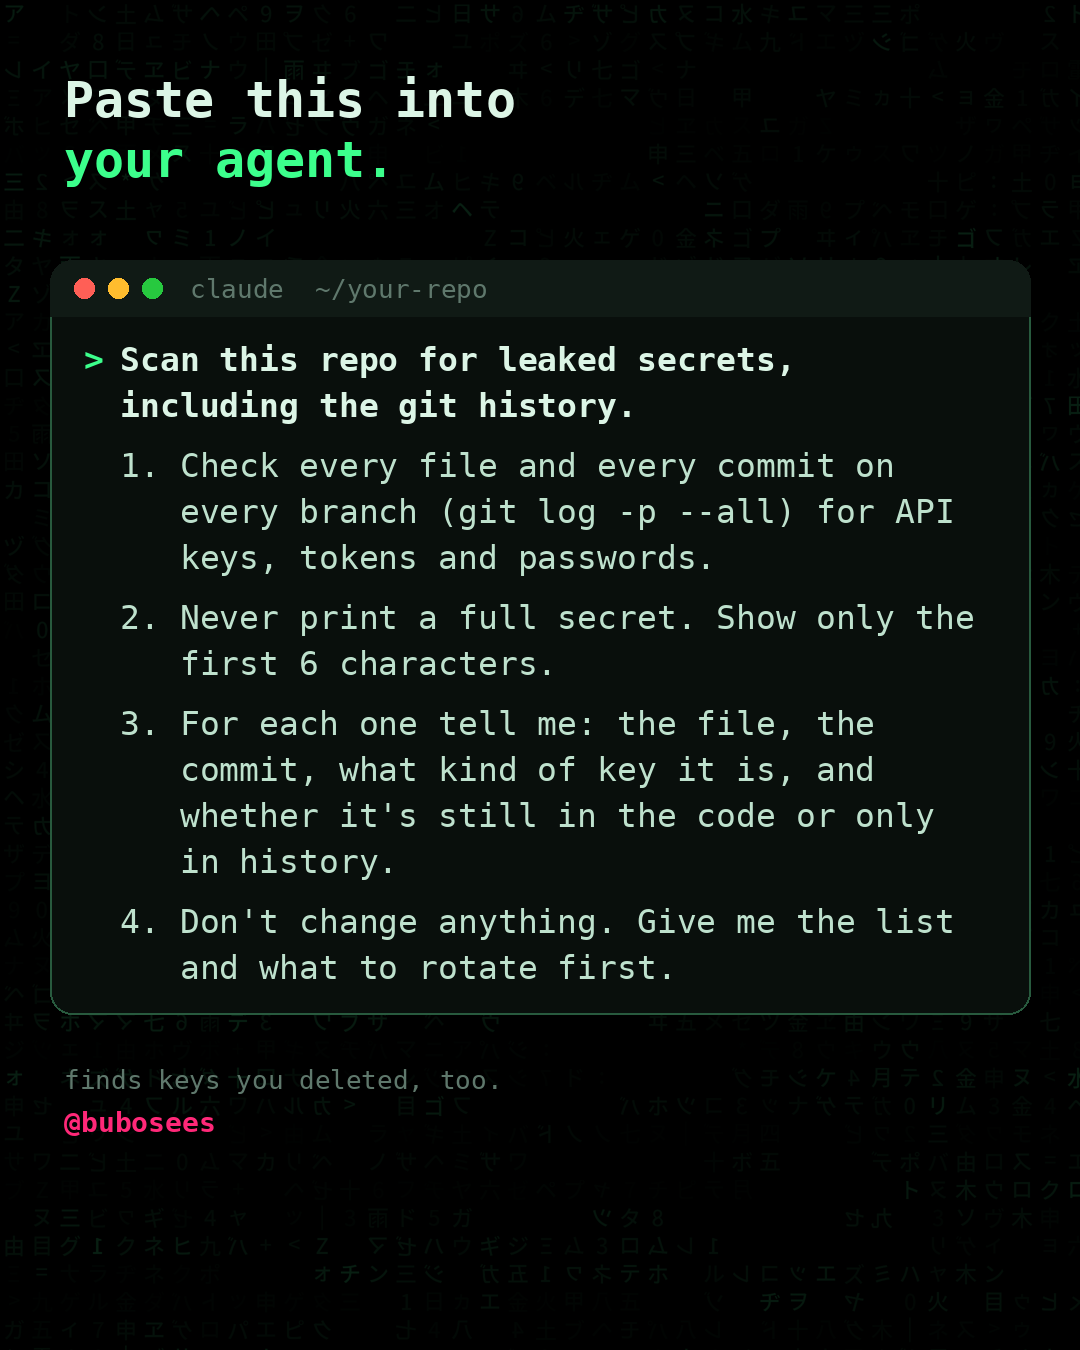

Reproduce this figure in Python.
# Prompt card for the "paste this into your agent" post: a terminal window with the exact prompt. 1080x1350.
from PIL import Image, ImageDraw, ImageFont
import textwrap
W, H = 1080, 1350
BG = (4, 7, 6); WIN = (9, 15, 12); BAR = (16, 26, 21); GREEN = (60, 255, 140); MINT = (220, 245, 230); RASP = (255, 40, 120); DIM = (95, 120, 108)
MONO = '/usr/share/fonts/truetype/dejavu/DejaVuSansMono.ttf'; MONOB = '/usr/share/fonts/truetype/dejavu/DejaVuSansMono-Bold.ttf'
PROMPT = [
    ('h', 'Scan this repo for leaked secrets, including the git history.'),
    ('n', '1. Check every file and every commit on every branch (git log -p --all) for API keys, tokens and passwords.'),
    ('n', '2. Never print a full secret. Show only the first 6 characters.'),
    ('n', '3. For each one tell me: the file, the commit, what kind of key it is, and whether it\'s still in the code or only in history.'),
    ('n', '4. Don\'t change anything. Give me the list and what to rotate first.'),
]
im = Image.new('RGB', (W, H), BG)
wall = Image.open('/home/claude/bubo-builds/builds/05-spider-code/glyphs.png').crop((0, 0, 2160, 2700)).resize((W, H))
im.paste(Image.merge('RGB', [wall.point(lambda v: v * 0.03), wall.point(lambda v: v * 0.12), wall.point(lambda v: v * 0.07)]))
d = ImageDraw.Draw(im)
fh = ImageFont.truetype(MONOB, 50); fb = ImageFont.truetype(MONO, 33); fbb = ImageFont.truetype(MONOB, 33); fs = ImageFont.truetype(MONO, 26)
d.text((64, 70), 'Paste this into', font=fh, fill=MINT)
d.text((64, 130), 'your agent.', font=fh, fill=GREEN)
x0, y0, x1 = 50, 260, W - 50
lines = []
for kind, txt in PROMPT:
    for i, part in enumerate(textwrap.wrap(txt, 43, subsequent_indent='   ' if kind == 'n' else '')):
        lines.append((kind, part))
    lines.append(('gap', ''))
y1 = y0 + 80 + sum(14 if k == "gap" else 46 for k, _ in lines) + 6
d.rounded_rectangle([x0, y0, x1, y1], 22, fill=WIN, outline=(40, 90, 62), width=2)
d.rounded_rectangle([x0, y0, x1, y0 + 56], 22, fill=BAR); d.rectangle([x0, y0 + 30, x1, y0 + 56], fill=BAR)
for i, c in enumerate([(255, 95, 86), (255, 189, 46), (39, 201, 63)]):
    d.ellipse([x0 + 24 + i * 34, y0 + 18, x0 + 44 + i * 34, y0 + 38], fill=c)
d.text((x0 + 140, y0 + 13), 'claude  ~/your-repo', font=fs, fill=DIM)
y = y0 + 80
d.text((x0 + 34, y), '>', font=fbb, fill=GREEN)
for kind, part in lines:
    if kind == 'gap': y += 14; continue
    d.text((x0 + 70, y), part, font=fbb if kind == 'h' else fb, fill=MINT if kind == 'h' else (190, 225, 205))
    y += 46
d.text((64, y1 + 50), 'finds keys you deleted, too.', font=fs, fill=DIM)
d.text((64, y1 + 92), '@bubosees', font=ImageFont.truetype(MONOB, 28), fill=RASP)
im.save('card.png'); print('ok', y1)
